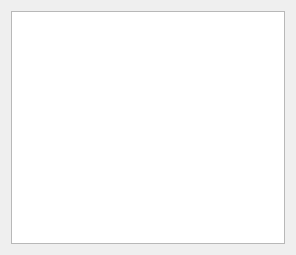
<?xml version="1.0" encoding="UTF-8"?>
<ui version="4.0">
 <class>PinsTab</class>
 <widget class="QWidget" name="PinsTab">
  <property name="geometry">
   <rect>
    <x>0</x>
    <y>0</y>
    <width>296</width>
    <height>255</height>
   </rect>
  </property>
  <property name="windowTitle">
   <string notr="true">Form</string>
  </property>
  <property name="windowIcon">
   <iconset resource="../../../../../vmisc/share/resources/icon.qrc">
    <normaloff>:/icon/64x64/icon64x64.png</normaloff>:/icon/64x64/icon64x64.png</iconset>
  </property>
  <layout class="QVBoxLayout" name="verticalLayout">
   <item>
    <widget class="QListWidget" name="listWidgetPins">
     <property name="dragDropMode">
      <enum>QAbstractItemView::InternalMove</enum>
     </property>
    </widget>
   </item>
  </layout>
 </widget>
 <resources>
  <include location="../../../../../vmisc/share/resources/icon.qrc"/>
 </resources>
 <connections/>
</ui>
